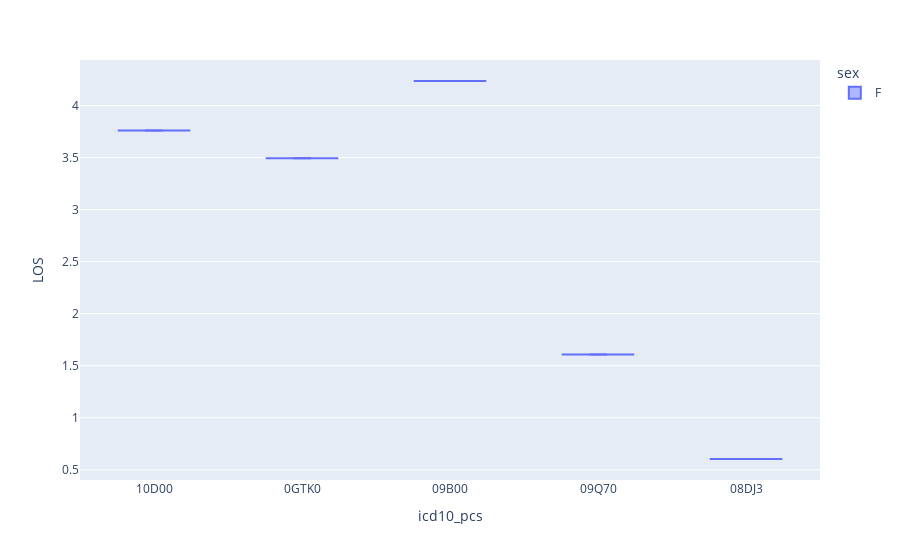

The notebook cell saved with this chart:
### Code cell
import plotly.express as px


fig = px.violin(df_no_outlier, y="LOS", x="icd10_pcs", color="sex", box=True,hover_data=df.columns)
fig.show()

### Figure 1 — Plotly figure (JSON) as saved in the notebook; plotly's stock layout.template omitted (floating-point values rounded to 4 significant figures; data arrays with more than 128 entries replaced by an {"elided": "..."} marker saying what was removed)
{"data": [{"alignmentgroup": "True", "box": {"visible": true}, "customdata": {"elided": "5x58 mixed values"}, "hovertemplate": "sex=%{customdata[5]}<br>icd10_pcs=%{x}<br>LOS=%{y}<br>op_id=%{customdata[0]}<br>subject_id=%{customdata[1]}<br>hadm_id=%{customdata[2]}<br>opdate=%{customdata[3]}<br>age=%{customdata[4]}<br>weight=%{customdata[6]}<br>height=%{customdata[7]}<br>race=%{customdata[8]}<br>asa=%{customdata[9]}<br>emop=%{customdata[10]}<br>department=%{customdata[11]}<br>antype=%{customdata[12]}<br>category_desc=%{customdata[13]}<br>desc_short=%{customdata[14]}<br>category_id=%{customdata[15]}<br>orin_time=%{customdata[16]}<br>orout_time=%{customdata[17]}<br>opstart_time=%{customdata[18]}<br>opend_time=%{customdata[19]}<br>admission_time=%{customdata[20]}<br>discharge_time=%{customdata[21]}<br>anstart_time=%{customdata[22]}<br>anend_time=%{customdata[23]}<br>cpbon_time=%{customdata[24]}<br>cpboff_time=%{customdata[25]}<br>icuin_time=%{customdata[26]}<br>icuout_time=%{customdata[27]}<br>inhosp_death_time=%{customdata[28]}<br>subject_id_y=%{customdata[29]}<br>chart_time_x=%{customdata[30]}<br>art_dbp=%{customdata[31]}<br>art_mbp=%{customdata[32]}<br>art_sbp=%{customdata[33]}<br>bt=%{customdata[34]}<br>cvp=%{customdata[35]}<br>hr=%{customdata[36]}<br>pip=%{customdata[37]}<br>pmean=%{customdata[38]}<br>rr=%{customdata[39]}<br>spo2=%{customdata[40]}<br>vt=%{customdata[41]}<br>chart_time_y=%{customdata[42]}<br>alp=%{customdata[43]}<br>alt=%{customdata[44]}<br>ast=%{customdata[45]}<br>chloride=%{customdata[46]}<br>creatinine=%{customdata[47]}<br>glucose=%{customdata[48]}<br>hb=%{customdata[49]}<br>hco3=%{customdata[50]}<br>lymphocyte=%{customdata[51]}<br>platelet=%{customdata[52]}<br>potassium=%{customdata[53]}<br>sodium=%{customdata[54]}<br>total_bilirubin=%{customdata[55]}<br>wbc=%{customdata[56]}<br>is_outlier=%{customdata[57]}<extra></extra>", "legendgroup": "F", "marker": {"color": "#636efa"}, "name": "F", "offsetgroup": "F", "orientation": "v", "scalegroup": "True", "showlegend": true, "type": "violin", "x": ["10D00", "0GTK0", "09B00", "09Q70", "08DJ3"], "x0": " ", "xaxis": "x", "y": [3.76, 3.493, 4.236, 1.608, 0.6042], "y0": " ", "yaxis": "y"}], "layout": {"legend": {"title": {"text": "sex"}, "tracegroupgap": 0}, "margin": {"t": 60}, "violinmode": "group", "xaxis": {"anchor": "y", "domain": [0, 1], "title": {"text": "icd10_pcs"}}, "yaxis": {"anchor": "x", "domain": [0, 1], "title": {"text": "LOS"}}}}
